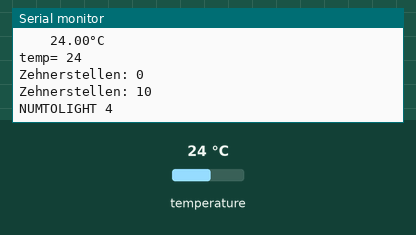
The program below on a simulated Arduino Uno, built with avr-gcc and run on an emulated ATmega328P. On the bench: the last lines printed to the serial monitor. The inputs (shaded band) are chosen by the test bench; at power-on: temperature 24 °C.

Above: at 1.5 s.
1.6 s: temperature set to 12 °C
At 3.4 s:
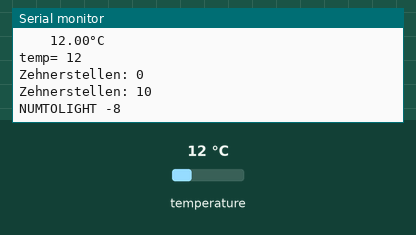
3.7 s: temperature set to 19 °C
At 5.7 s:
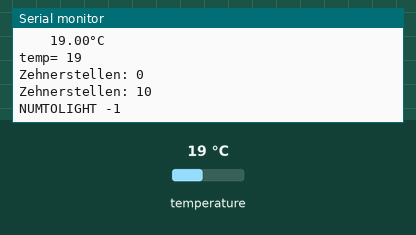
Timing chart, 0 to 7.2 s (numbered marks = the images above; inputs shaded):
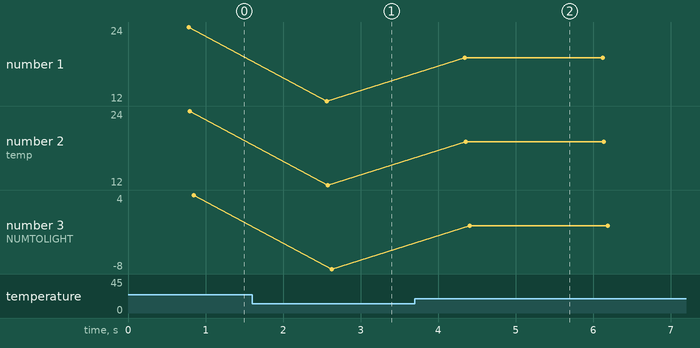

The program:

main.cpp
```cpp
#include <Arduino.h>
//Einbinden der Bibliotheken
#include <OneWire.h>
#include <DallasTemperature.h>
#include <FastLED.h>

#define ONE_WIRE_BUS 2 //Sensor DS18B20 am digitalen Pin 2
#define NUM_LEDS 10
#define DATA_PIN 0
CRGB leds[NUM_LEDS];

OneWire oneWire(ONE_WIRE_BUS); //

//Übergabe der OnewWire Referenz zum kommunizieren mit dem Sensor.
DallasTemperature sensors(&oneWire);

int sensorCount;
int Messung = 0;
int temp = 60;

int maxStrom = 1000;

int min_Angezeigte_Temperatur = 20;  //minimale Temperatur der Anzeige
int max_Angezeigte_Temperatur = 30;  //maximale Temperatur der Anzeige

void printValue(float value, String text){
  Serial.print("\t\t");
  Serial.print(value);
  Serial.println(text);
}

void LEDAnzeige(){ //Hier wird die Temperatur auf die LED übertragen (inkl. Skala)
  int numLedsToLight = map(temp, min_Angezeigte_Temperatur, max_Angezeigte_Temperatur, 0, NUM_LEDS);
  for(int led =0; led <= numLedsToLight; led++) {
    leds[led]=CRGB(55,0,0);
  }

  //Hier die Skala einbauen
  for(int zehner = min_Angezeigte_Temperatur; zehner <= max_Angezeigte_Temperatur; zehner = zehner +10){
    int Zehnerstelle = map(zehner, min_Angezeigte_Temperatur, max_Angezeigte_Temperatur, 0, NUM_LEDS);
    Serial.print("Zehnerstellen: ");
    Serial.println(Zehnerstelle);
    leds[Zehnerstelle]=CRGB(0,55,0);
  }

    for(int fuenfer = min_Angezeigte_Temperatur+5; fuenfer <= max_Angezeigte_Temperatur; fuenfer = fuenfer +10){
    int Fuenferstelle = map(fuenfer, min_Angezeigte_Temperatur, max_Angezeigte_Temperatur, 0, NUM_LEDS);
    //Serial.print("Fuenferstellen: ");
    //Serial.println(Fuenferstelle);
    leds[Fuenferstelle]=CRGB(55,55,0);
  }


  FastLED.show();
  Serial.print("NUMTOLIGHT ");
  Serial.println(numLedsToLight);
}


void setup(void) {
 Serial.begin(9600); //Starten der seriellen Kommunikation mit 9600 baud
 Serial.println("Temperatursensor - DS18B20");
 sensors.begin(); //Starten der Kommunikation mit dem Sensor
 sensorCount = sensors.getDS18Count(); //Lesen der Anzahl der angeschlossenen Temperatursensoren.
 FastLED.addLeds<NEOPIXEL, DATA_PIN>(leds, NUM_LEDS);

 // limit my draw to 1A at 5v of power draw
   FastLED.setMaxPowerInVoltsAndMilliamps(5,maxStrom);
}

void loop(void){
 if(sensorCount ==0){
   Serial.println("Es wurde kein Temperatursensor gefunden!");
   Serial.println("Bitte überprüfe deine Schaltung!");
 }
 //Es können mehr als 1 Temperatursensor am Datenbus angschlossen werden.
 //Anfordern der Temperaturwerte aller angeschlossenen Temperatursensoren.
 sensors.requestTemperatures();

 //Ausgabe aller Werte der angeschlossenen Temperatursensoren.
 for(int i=0;i<sensorCount;i++){
  Serial.print(i);
  Serial.print(". Temperatur: ");
  Serial.println(Messung);
  Messung = Messung + 1;
  printValue(sensors.getTempCByIndex(i), "°C");
  //printValue(sensors.getTempFByIndex(i), "°F");
  temp=sensors.getTempCByIndex(i);
  Serial.print("temp= ");
  Serial.println(temp);
 }
 FastLED.clear();
 LEDAnzeige();
 delay(1000); //Pause von 1 Sekunde.
}
```

Measured:
- after the input at 1.6 s, the serial monitor: prints a new line after 0.97 s (image 1)
- after the input at 3.7 s, the serial monitor: prints a new line after 0.65 s (image 2)
- plotted number 1: 24 → 12 after the input at 1.6 s, 12 → 19 after the input at 3.7 s
- plotted number 2: 24 → 12 after the input at 1.6 s, 12 → 19 after the input at 3.7 s
- plotted number 3: 4 → -8 after the input at 1.6 s, -8 → -1 after the input at 3.7 s
